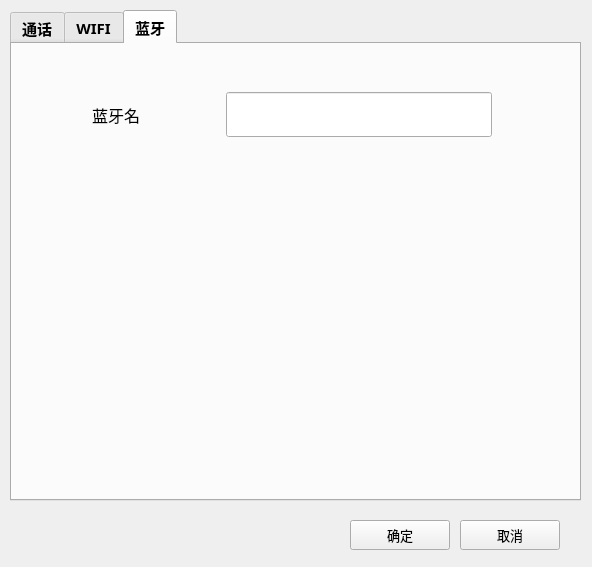
<?xml version="1.0" encoding="UTF-8"?>
<ui version="4.0">
 <class>MainWindow</class>
 <widget class="QMainWindow" name="MainWindow">
  <property name="geometry">
   <rect>
    <x>0</x>
    <y>0</y>
    <width>592</width>
    <height>567</height>
   </rect>
  </property>
  <property name="windowTitle">
   <string>配置</string>
  </property>
  <property name="unifiedTitleAndToolBarOnMac">
   <bool>true</bool>
  </property>
  <widget class="QWidget" name="centralwidget">
   <widget class="QTabWidget" name="tabWidget">
    <property name="enabled">
     <bool>true</bool>
    </property>
    <property name="geometry">
     <rect>
      <x>10</x>
      <y>10</y>
      <width>571</width>
      <height>491</height>
     </rect>
    </property>
    <property name="sizePolicy">
     <sizepolicy hsizetype="Preferred" vsizetype="Expanding">
      <horstretch>0</horstretch>
      <verstretch>0</verstretch>
     </sizepolicy>
    </property>
    <property name="minimumSize">
     <size>
      <width>0</width>
      <height>0</height>
     </size>
    </property>
    <property name="baseSize">
     <size>
      <width>0</width>
      <height>0</height>
     </size>
    </property>
    <property name="font">
     <font>
      <family>微软雅黑</family>
      <pointsize>11</pointsize>
      <weight>75</weight>
      <bold>true</bold>
     </font>
    </property>
    <property name="contextMenuPolicy">
     <enum>Qt::NoContextMenu</enum>
    </property>
    <property name="accessibleName">
     <string/>
    </property>
    <property name="layoutDirection">
     <enum>Qt::LeftToRight</enum>
    </property>
    <property name="autoFillBackground">
     <bool>true</bool>
    </property>
    <property name="inputMethodHints">
     <set>Qt::ImhNone</set>
    </property>
    <property name="tabPosition">
     <enum>QTabWidget::North</enum>
    </property>
    <property name="tabShape">
     <enum>QTabWidget::Rounded</enum>
    </property>
    <property name="currentIndex">
     <number>2</number>
    </property>
    <property name="elideMode">
     <enum>Qt::ElideLeft</enum>
    </property>
    <property name="usesScrollButtons">
     <bool>false</bool>
    </property>
    <property name="documentMode">
     <bool>false</bool>
    </property>
    <property name="tabsClosable">
     <bool>false</bool>
    </property>
    <property name="movable">
     <bool>false</bool>
    </property>
    <property name="tabBarAutoHide">
     <bool>false</bool>
    </property>
    <widget class="QWidget" name="Tab_call_set">
     <property name="minimumSize">
      <size>
       <width>0</width>
       <height>0</height>
      </size>
     </property>
     <property name="styleSheet">
      <string notr="true">#tabWidget QTabBar::tab {     background: qlineargradient(x1: 0, y1: 0, x2: 0, y2: 1,                                  stop: 0 #f4f4f4, stop: 0.4 #E1E1E1,                                  stop: 0.5 #E1E1E1, stop: 1.0 #D3D3D3);     min-width: 75px;     min-height: 28px; } #tabWidget QTabBar::tab:selected, QTabBar::tab:hover {     background-color: #ffffff; } #tabWidget QTabBar::tab:selected {     border-top: 1px solid #939393;     border-left: 1px solid #939393;     border-right: 1px solid #939393; } #tabWidget QTabBar::tab:!selected {     border: 1px solid #939393;     margin-top: 2px; }</string>
     </property>
     <attribute name="title">
      <string>通话</string>
     </attribute>
     <widget class="QLabel" name="Label_call_number">
      <property name="geometry">
       <rect>
        <x>80</x>
        <y>60</y>
        <width>109</width>
        <height>21</height>
       </rect>
      </property>
      <property name="font">
       <font>
        <family>微软雅黑</family>
        <pointsize>12</pointsize>
        <weight>50</weight>
        <bold>false</bold>
       </font>
      </property>
      <property name="text">
       <string>对端电话</string>
      </property>
     </widget>
     <widget class="QLineEdit" name="Ledit_call_number">
      <property name="geometry">
       <rect>
        <x>214</x>
        <y>48</y>
        <width>266</width>
        <height>45</height>
       </rect>
      </property>
      <property name="font">
       <font>
        <family>SimSun</family>
        <pointsize>15</pointsize>
        <weight>50</weight>
        <bold>false</bold>
       </font>
      </property>
     </widget>
     <widget class="QLineEdit" name="Ledit_call_interval">
      <property name="geometry">
       <rect>
        <x>214</x>
        <y>130</y>
        <width>266</width>
        <height>45</height>
       </rect>
      </property>
      <property name="font">
       <font>
        <family>SimSun</family>
        <pointsize>15</pointsize>
        <weight>50</weight>
        <bold>false</bold>
       </font>
      </property>
      <property name="text">
       <string/>
      </property>
     </widget>
     <widget class="QLineEdit" name="Ledit_call_hold">
      <property name="geometry">
       <rect>
        <x>214</x>
        <y>210</y>
        <width>266</width>
        <height>45</height>
       </rect>
      </property>
      <property name="font">
       <font>
        <family>SimSun</family>
        <pointsize>15</pointsize>
        <weight>50</weight>
        <bold>false</bold>
       </font>
      </property>
      <property name="text">
       <string/>
      </property>
     </widget>
     <widget class="QLabel" name="Label_call_interval">
      <property name="geometry">
       <rect>
        <x>80</x>
        <y>140</y>
        <width>121</width>
        <height>21</height>
       </rect>
      </property>
      <property name="font">
       <font>
        <family>微软雅黑</family>
        <pointsize>12</pointsize>
        <weight>50</weight>
        <bold>false</bold>
       </font>
      </property>
      <property name="text">
       <string>通话间隔(秒)</string>
      </property>
     </widget>
     <widget class="QLabel" name="Label_call_hold">
      <property name="geometry">
       <rect>
        <x>80</x>
        <y>220</y>
        <width>121</width>
        <height>21</height>
       </rect>
      </property>
      <property name="font">
       <font>
        <family>微软雅黑</family>
        <pointsize>12</pointsize>
        <weight>50</weight>
        <bold>false</bold>
       </font>
      </property>
      <property name="text">
       <string>驻留时长(秒)</string>
      </property>
     </widget>
    </widget>
    <widget class="QWidget" name="Tab_WIFI_set">
     <attribute name="title">
      <string>WIFI</string>
     </attribute>
     <widget class="QLabel" name="Label_WIFI_SSID">
      <property name="geometry">
       <rect>
        <x>80</x>
        <y>60</y>
        <width>109</width>
        <height>21</height>
       </rect>
      </property>
      <property name="font">
       <font>
        <family>微软雅黑</family>
        <pointsize>12</pointsize>
        <weight>50</weight>
        <bold>false</bold>
       </font>
      </property>
      <property name="text">
       <string>SSID</string>
      </property>
     </widget>
     <widget class="QLineEdit" name="Ledit_WIFI_SSID">
      <property name="geometry">
       <rect>
        <x>214</x>
        <y>48</y>
        <width>266</width>
        <height>45</height>
       </rect>
      </property>
      <property name="font">
       <font>
        <family>微软雅黑</family>
        <pointsize>15</pointsize>
        <weight>75</weight>
        <bold>true</bold>
       </font>
      </property>
     </widget>
     <widget class="QLineEdit" name="Ledit_WIFI_PWD">
      <property name="geometry">
       <rect>
        <x>214</x>
        <y>130</y>
        <width>266</width>
        <height>45</height>
       </rect>
      </property>
      <property name="font">
       <font>
        <family>微软雅黑</family>
        <pointsize>15</pointsize>
        <weight>75</weight>
        <bold>true</bold>
       </font>
      </property>
     </widget>
     <widget class="QLabel" name="Label_WIFI_PWD">
      <property name="geometry">
       <rect>
        <x>80</x>
        <y>142</y>
        <width>109</width>
        <height>21</height>
       </rect>
      </property>
      <property name="font">
       <font>
        <family>微软雅黑</family>
        <pointsize>12</pointsize>
        <weight>50</weight>
        <bold>false</bold>
       </font>
      </property>
      <property name="text">
       <string>密码</string>
      </property>
     </widget>
     <widget class="QLineEdit" name="Ledit_WIFI_interval">
      <property name="geometry">
       <rect>
        <x>214</x>
        <y>210</y>
        <width>266</width>
        <height>45</height>
       </rect>
      </property>
      <property name="font">
       <font>
        <family>微软雅黑</family>
        <pointsize>15</pointsize>
        <weight>75</weight>
        <bold>true</bold>
       </font>
      </property>
     </widget>
     <widget class="QLabel" name="Label_WIFI_interval">
      <property name="geometry">
       <rect>
        <x>80</x>
        <y>222</y>
        <width>121</width>
        <height>21</height>
       </rect>
      </property>
      <property name="font">
       <font>
        <family>微软雅黑</family>
        <pointsize>12</pointsize>
        <weight>50</weight>
        <bold>false</bold>
       </font>
      </property>
      <property name="text">
       <string>测试间隔(秒)</string>
      </property>
     </widget>
    </widget>
    <widget class="QWidget" name="Tab_BT_set">
     <property name="accessibleName">
      <string>nihao </string>
     </property>
     <attribute name="title">
      <string>蓝牙</string>
     </attribute>
     <widget class="QLineEdit" name="Ledit_BT_name">
      <property name="geometry">
       <rect>
        <x>214</x>
        <y>48</y>
        <width>266</width>
        <height>45</height>
       </rect>
      </property>
      <property name="font">
       <font>
        <family>微软雅黑</family>
        <pointsize>15</pointsize>
        <weight>75</weight>
        <bold>true</bold>
       </font>
      </property>
     </widget>
     <widget class="QLabel" name="Label_BT_name">
      <property name="geometry">
       <rect>
        <x>80</x>
        <y>60</y>
        <width>109</width>
        <height>21</height>
       </rect>
      </property>
      <property name="font">
       <font>
        <family>微软雅黑</family>
        <pointsize>12</pointsize>
        <weight>50</weight>
        <bold>false</bold>
       </font>
      </property>
      <property name="text">
       <string>蓝牙名</string>
      </property>
     </widget>
    </widget>
   </widget>
   <widget class="QPushButton" name="Btn_config_cancel">
    <property name="geometry">
     <rect>
      <x>460</x>
      <y>520</y>
      <width>100</width>
      <height>30</height>
     </rect>
    </property>
    <property name="font">
     <font>
      <pointsize>10</pointsize>
     </font>
    </property>
    <property name="text">
     <string>取消</string>
    </property>
   </widget>
   <widget class="QPushButton" name="Btn_config_cancel_2">
    <property name="geometry">
     <rect>
      <x>350</x>
      <y>520</y>
      <width>100</width>
      <height>30</height>
     </rect>
    </property>
    <property name="font">
     <font>
      <pointsize>10</pointsize>
     </font>
    </property>
    <property name="mouseTracking">
     <bool>false</bool>
    </property>
    <property name="contextMenuPolicy">
     <enum>Qt::NoContextMenu</enum>
    </property>
    <property name="text">
     <string>确定</string>
    </property>
    <property name="checkable">
     <bool>false</bool>
    </property>
    <property name="checked">
     <bool>false</bool>
    </property>
    <property name="autoExclusive">
     <bool>false</bool>
    </property>
    <property name="autoDefault">
     <bool>true</bool>
    </property>
   </widget>
  </widget>
 </widget>
 <resources/>
 <connections/>
</ui>
